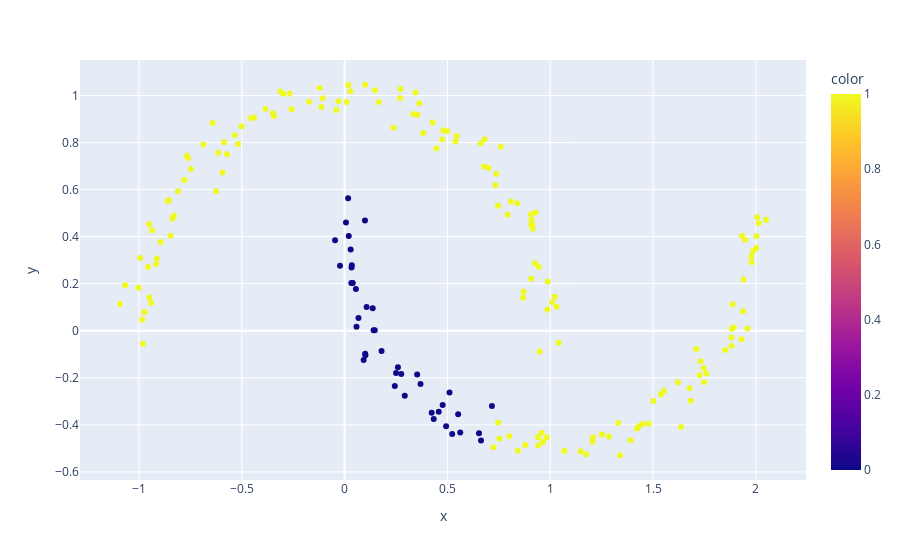

The cell this chart's notebook holds for it:
### Code cell
fig = px.scatter(x=x, y=y, color=kmeans.labels_)
fig.show()

### Figure 1 — Plotly figure (JSON) as saved in the notebook; plotly's stock layout.template omitted (floating-point values rounded to 4 significant figures; data arrays with more than 128 entries replaced by an {"elided": "..."} marker saying what was removed)
{"data": [{"hovertemplate": "x=%{x}<br>y=%{y}<br>color=%{marker.color}<extra></extra>", "legendgroup": "", "marker": {"color": {"elided": "200 int values"}, "coloraxis": "coloraxis", "symbol": "circle"}, "mode": "markers", "name": "", "orientation": "v", "showlegend": false, "type": "scatter", "x": {"elided": "200 float values"}, "xaxis": "x", "y": {"elided": "200 float values"}, "yaxis": "y"}], "layout": {"coloraxis": {"colorbar": {"title": {"text": "color"}}, "colorscale": [[0, "#0d0887"], [0.1111, "#46039f"], [0.2222, "#7201a8"], [0.3333, "#9c179e"], [0.4444, "#bd3786"], [0.5556, "#d8576b"], [0.6667, "#ed7953"], [0.7778, "#fb9f3a"], [0.8889, "#fdca26"], [1, "#f0f921"]]}, "legend": {"tracegroupgap": 0}, "margin": {"t": 60}, "xaxis": {"anchor": "y", "domain": [0, 1], "title": {"text": "x"}}, "yaxis": {"anchor": "x", "domain": [0, 1], "title": {"text": "y"}}}}
